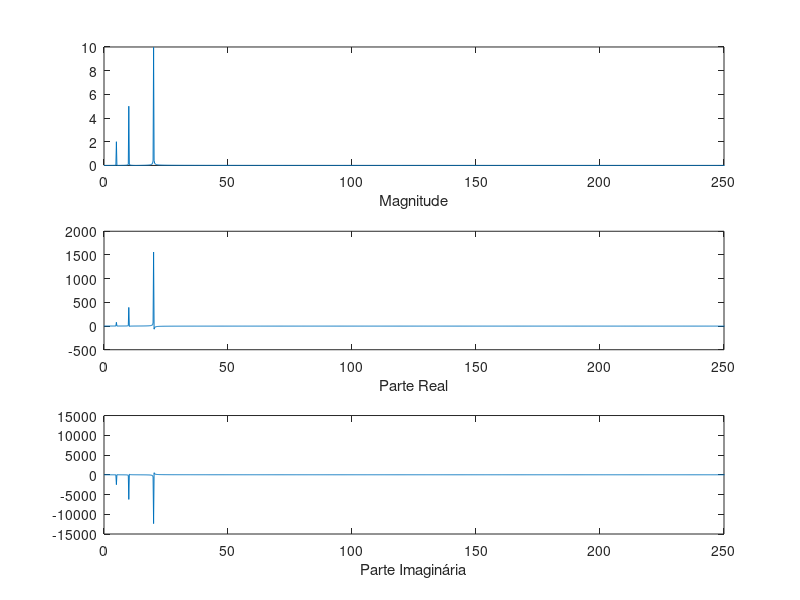

Source code (MATLAB):
% % LAB4 Ex.2
clear all;
close all;

fs = 500;
t = 0:1/fs:5;

s1 = 2*sin(2*pi*5*t);
s2 = 5*sin(2*pi*10*t);
s3 = 10*sin(2*pi*20*t);

sig = s1+s2+s3;
sigfft = fft(sig);

f = (0:length(sigfft)-1)*fs/length(sigfft);

figure;
subplot(3,1,1);
plot(f,2*abs(sigfft)/numel(sigfft));
xlim([0 fs/2]);
xlabel('Magnitude');
subplot(3,1,2);
plot(f,real(sigfft));
xlim([0 fs/2]);
xlabel('Parte Real');
subplot(3,1,3);
plot(f,imag(sigfft));
xlim([0 fs/2]);
xlabel('Parte Imaginária');
